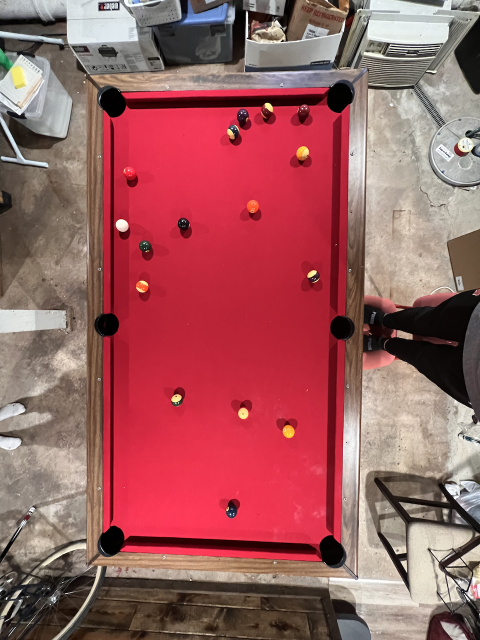
#> input picture images/IMG_2737.png, 960 x 1280 px (shown at 1/2 size); the run also reads 1 picture not shown here
$ jupyter execute --allow-errors ball_detect.ipynb   (older library calls are emulated)
#> lines starting #> are read from the running program, lines starting #| are printed output that depends on the picture; after the words box and inside, x2 and y2 are one past the last pixel; in counts of white or black regions, pixels touching at a corner belong together
[cell 1]
import cv2
import matplotlib.pyplot as plt
import numpy as np
import math, statistics
import scipy.sparse.linalg as sla
DEBUG = "CIRCLES"

[cell 2]
class Ball:
    def __init__(self, team, label, loc):
        self.team = team
        self.label = label
        self.loc = loc

# Homography

[cell 3]
# [29 lines left out: functions compute_homography, apply_homography, not called in this run]

## Threshold by color and mask

[cell 4]
# order is blue, green, red
def mask_table(color_img):
    pixels = []
    for i in color_img:
        for j in i:
            pixels.append(j)
    pixels = np.array(pixels)
    bins = [0,100,150,255]
    hist, bins = np.histogramdd(pixels, bins=(bins, bins, bins))

    # find the highest histogram bin
    max_r, max_g, max_b, max_val = 0, 0, 0, 0
    for r in range(hist.shape[0]):
        for g in range(hist.shape[1]):
            for b in range(hist.shape[2]):
                if hist[r][g][b] > max_val:
                    max_val = hist[r][g][b]
                    (max_r, max_g, max_b) = r, g, b
    bins = bins[0]
    lower = np.array([bins[max_r], bins[max_g], bins[max_b]])
    upper = np.array([bins[max_r + 1], bins[max_g + 1], bins[max_b + 1]])
    # just get the pixels in the highest histogram bin
    mask = cv2.inRange(color_img, lower, upper)
    # fill in the holes
    kernel = np.ones((7, 7),np.uint8)
    dilation = cv2.dilate(mask, kernel, iterations=10)
    # dilation is grayscale, lets convert it to have three channels
    rgb_dilation = np.uint8(np.zeros((dilation.shape[0], dilation.shape[1], 3)))
    for i in range(rgb_dilation.shape[0]):
        for j in range(rgb_dilation.shape[1]):
            rgb_dilation[i][j][:] = dilation[i][j]

    res = cv2.bitwise_and(color_img, rgb_dilation)
    res = cv2.cvtColor(res, cv2.COLOR_BGR2RGB)
    if DEBUG == "MASK" or DEBUG == "ALL":
        plt.imshow(res)
        plt.show()
    return res

# Get corners of table

[cell 5]
def blur_img(img, iters):
    blurred = img.copy()
    kernelsize = (5,5)
    for i in range(iters):
        blurred = cv2.GaussianBlur(blurred, kernelsize, sigmaX=0, sigmaY=0)
    return blurred

def find_clusters(circles, num_clusters, dist_threshold, img, bounds=[]):
    if len(bounds) != 0:
        bounds = np.array(bounds)
        min_x = min(bounds[:,0])
        min_y = min(bounds[:,1])
        max_x = max(bounds[:,0])
        max_y = max(bounds[:,1])
    clusters = []
    for i in circles[0,:]:
        in_bounds = False
        if len(bounds) == 0:
            in_bounds = True
        # this padding of 12 pixels is so that the side pockets don't get included
        elif len(bounds) > 0 and min_x + 12 <= i[0] <= max_x -12 and min_y + 12 <= i[1] <= max_y - 12:
            in_bounds = True
        if in_bounds:
            found_cluster = False
            for cluster in clusters:
                for circ in cluster:
                    if math.dist((circ[0], circ[1]), (i[0], i[1])) < dist_threshold:
                        cluster.append(i)
                        found_cluster = True
                    if found_cluster: break
                if found_cluster: break
            if not found_cluster:
                clusters.append([i])
    if len(clusters) < num_clusters:
        raise "not enough clusters found"

    # find the n biggest clusters, these are (hopefully) our corner pockets
    clusters.sort(reverse=True, key=len)
    cluster_centers = []
    out_img = img.copy()
    for cluster in clusters[0:num_clusters]:
        xes = []
        yes = []
        radii = []
        for i in cluster:
            xes.append(i[0])
            yes.append(i[1])
            radii.append(i[2])
            cv2.circle(out_img,(i[0],i[1]),i[2],(255,0,255),2) # draw the outer circle
            cv2.circle(out_img,(i[0],i[1]),2,(0,255,0),3) # draw the center of the circle
        cluster_centers.append((statistics.mean(xes), statistics.mean(yes), statistics.mean(radii)))
    plt.imshow(out_img)
    plt.show()
    cv2.imwrite("clusters.png", out_img)
    return cluster_centers

def get_corners(masked_img):
    msk_img = masked_img.copy()
    img_blur = blur_img(msk_img, 9)
    gray_blur = cv2.cvtColor(img_blur, cv2.COLOR_RGB2GRAY)
    h_circles = cv2.HoughCircles(gray_blur, cv2.HOUGH_GRADIENT, param1=120, param2=12, dp=1, minRadius=25, maxRadius=30, minDist=1)
    h_circles = np.uint16(np.around(h_circles))
    for i in h_circles[0,:]:
        cv2.circle(msk_img,(i[0],i[1]),i[2],(0,255,0),2) # draw the outer circle
        cv2.circle(msk_img,(i[0],i[1]),2,(0,0,255),3) # draw the center of the circle
    plt.imshow(msk_img)
    plt.title('hough circle transform')
    plt.show()

    # construct clusters of the hough circles
    cluster_centers = find_clusters(h_circles, 4, 15, msk_img)
    corners_img = masked_img.copy()
    for c in cluster_centers:
        cv2.circle(corners_img,(c[0],c[1]),4,(255,0,255),5)
    plt.imshow(corners_img)
    plt.title('the centroid of the cluster')
    plt.show()
    cv2.imwrite('table_corners.png', corners_img)
    return cluster_centers

## Hough Circles

[cell 6]
def hough_circles(full_img, masked_image, bounds):
    cimg = full_img.copy()

    if len(masked_image.shape) > 2:
        gray = cv2.cvtColor(masked_image, cv2.COLOR_RGB2GRAY)
    else:
        gray = masked_image
    plt.imshow(gray)
    plt.title('circle input')
    plt.show()
    alt = False
    canny = cv2.Canny(gray, 50, 100)
    plt.imshow(canny)
    plt.title('canny')
    plt.show()
    if alt:
        h_circles = cv2.HoughCircles(gray, cv2.HOUGH_GRADIENT_ALT, param1=300, param2=0.5, dp=1, minRadius=14, maxRadius=16, minDist=1)
    else:
        h_circles = cv2.HoughCircles(gray, cv2.HOUGH_GRADIENT, param1=80, param2=8, dp=1, minRadius=12, maxRadius=15, minDist=1)
    if h_circles is None:
        print("no circles found")
        return []
    h_circles = np.uint16(np.around(h_circles))

    k = 0
    for i in h_circles[0,:]:
        # draw the outer circle
        cv2.circle(cimg,(i[0],i[1]),i[2],(0,255,0),2)
        # draw the center of the circle
        cv2.circle(cimg,(i[0],i[1]),2,(0,0,255),3)
        cv2.putText(cimg, f'{k}', (i[0],i[1]), cv2.FONT_HERSHEY_PLAIN, 3, (255,255,255), 1)
        k+=1

    if DEBUG == "CIRCLES" or DEBUG == "ALL":
        plt.title("Hough Circles")
        plt.imshow(cv2.cvtColor(cimg, cv2.COLOR_BGR2RGB))
        cv2.imwrite("circles.png", cimg)

    cluster_centers = find_clusters(h_circles, 16, 15, cimg, bounds=bounds)
    ball_centers_img = full_img.copy()
    for c in cluster_centers:
        cv2.circle(ball_centers_img,(c[0],c[1]),4,(255,0,255),5)
        cv2.circle(ball_centers_img, (c[0],c[1]),2*c[2],(0,255,0),1)
    plt.imshow(ball_centers_img)
    plt.title('the centroids of the cluster')
    plt.show()
    cv2.imwrite('ball_centers.png', ball_centers_img)
    return cluster_centers

## Assume we have correct circles

[cell 7]
def label_balls(color_img, hough_circs):
    ## get the pixel values of all the circles
    balls = []
    num_solids = 0
    num_stripes = 0
    if len(hough_circs) == 0:
        return balls
    for circle in hough_circs:
        rad = circle[2]
        center_x = circle[1]
        center_y = circle[0]
        # iterate over the box containing the circle, and extend it a bit since our circles arent perfect
        pixels = []
        for i in range(4*rad):
            for j in range(4*rad):
                tmp_x = round(center_x - 2*rad + i)
                tmp_y = round(center_y - 2*rad + j)
                # check that the point is actually in the circle
                if np.power(tmp_x - center_x, 2) + np.power(tmp_y - center_y, 2) < np.power(rad, 2):
                    pix = color_img[tmp_x][tmp_y]
                    pixels.append(pix)
        pixels = np.array(pixels)
        hist, bins = np.histogramdd(pixels, bins=(3, 3, 3), density=False)
        if hist[0,0,0] > 375: # eight ball
            balls.append(Ball(team=None, label="eight", loc=(center_y, center_x)))
        elif hist[2,2,2] > 300: # cue ball
            balls.append(Ball(team=None, label="cue", loc=(center_y, center_x)))
        elif hist[0,0,0] > 310 or np.sum(hist[1]) > 300: # solids
            balls.append(Ball(team="solids", label=str(num_solids), loc=(center_y, center_x)))
            num_solids += 1
        elif hist[2,2,2] > 10: # stripes
            balls.append(Ball(team="stripes", label=str(num_stripes), loc=(center_y, center_x)))
            num_stripes += 1
        elif np.sum(hist) - hist[0,0,0] - hist[2,2,2] > 200:
            balls.append(Ball(team="solids", label=str(num_solids), loc=(center_y, center_x)))
            num_solids += 1
        else:
            balls.append(Ball(team=None, label="unlabeled", loc=(center_y, center_x)))

    labeled_balls = color_img.copy()
    for b in balls:
        if b.team == 'solids': col = (0,255,0)
        if b.team == 'stripes': col = (255,0,255)
        if b.team is None: col = (255, 150, 0)
        cv2.putText(labeled_balls, b.team if b.team else b.label, (b.loc[0],b.loc[1]), cv2.FONT_HERSHEY_PLAIN, 2, col, 2)
        cv2.circle(labeled_balls,(b.loc[0],b.loc[1]),3,col,3)

    if DEBUG == "LABELS" or DEBUG == "ALL":
        plt.imshow(cv2.cvtColor(labeled_balls, cv2.COLOR_BGR2RGB))
    cv2.imwrite("labels.png", labeled_balls)
    return balls

[cell 8]
def scharr(img):
    scharr_X = cv2.Scharr(img, cv2.CV_64F, 1, 0)
    scharr_X_abs = np.uint8(np.absolute(scharr_X))
    scharr_Y = cv2.Scharr(img, cv2.CV_64F, 0, 1)
    scharr_Y_abs = np.uint8(np.absolute(scharr_Y))
    scharr_XY_combined = cv2.bitwise_or(scharr_Y_abs,scharr_X_abs)
    return scharr_XY_combined

[cell 9]
image_path = "./images/IMG_2737.png"
color = cv2.imread(image_path,1)
#> color is the input picture: shape (1280, 960, 3); mean B, G, R 95.6, 93.8, 157.1
masked_img = mask_table(color)
#> after the loop in mask_table, `for i in color_img:`: pixels = 1228800 items
#> in mask_table, `hist, bins = np.histogramdd(pixels, bins=(bins, bins, bins))`: bins = [[0, 100, 150, 255], [0, 100, 150, 255], [0, 100, 150, 255]]
#> after the loop in mask_table, `for r in range(hist.shape[0]):`: max_b = 2; max_g = 0; max_val = 393331
#> in mask_table, `bins = bins[0]`: bins = [0, 100, 150, 255]
#> in mask_table, `lower = np.array([bins[max_r], bins[max_g], bins[max_b]])`: lower = [0, 0, 150]
#> in mask_table, `upper = np.array([bins[max_r + 1], bins[max_g + 1], bins[max_b + 1]])`: upper = [100, 100, 255]
#> in mask_table, `mask = cv2.inRange(color_img, lower, upper)`:
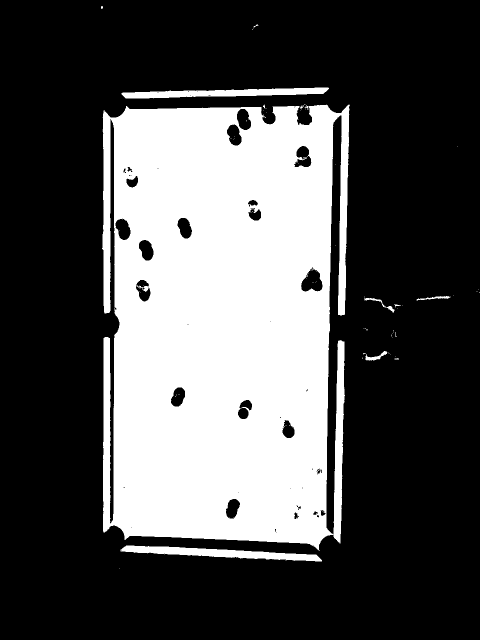
#> mask: shape (1280, 960) (shown at 1/2 size); 32% white; 79 white regions (68 under 20 px), largest, box (x1, y1, x2, y2) and area: (204, 209, 700, 1102) 381675, (241, 1091, 644, 1123) 5578, (243, 175, 658, 197) 5199
#> in mask_table, `dilation = cv2.dilate(mask, kernel, iterations=10)`:
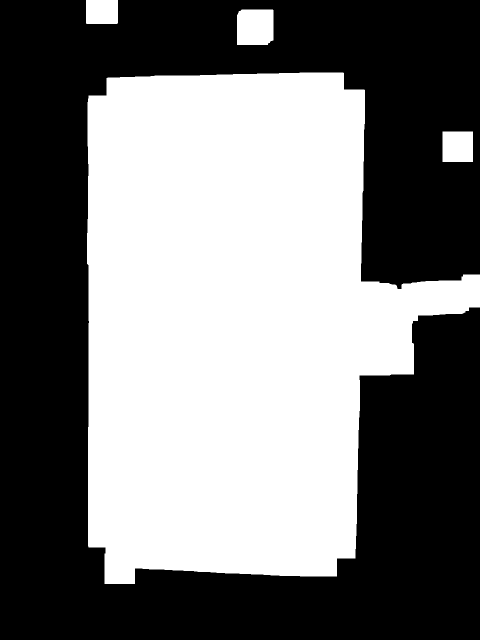
#> dilation: shape (1280, 960) (shown at 1/2 size); 47.2% white; 4 white regions, box (x1, y1, x2, y2) and area: (174, 145, 960, 1168) 567836, (474, 19, 547, 90) 5068, (885, 263, 946, 324) 3721, (172, 0, 236, 48) 3069
corners = get_corners(masked_img=masked_img)
#> after the loop in blur_img, `for i in range(iters):`:
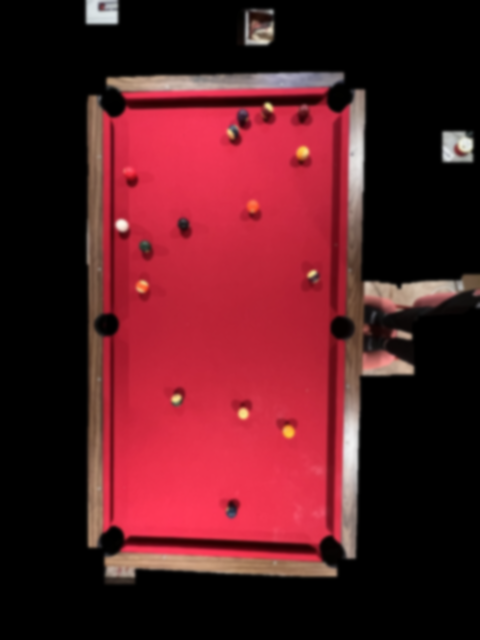
#> blurred: shape (1280, 960, 3) (shown at 1/2 size); mean R, G, B 85.4, 27, 33.4
#> in get_corners, `gray_blur = cv2.cvtColor(img_blur, cv2.COLOR_RGB2GRAY)`:
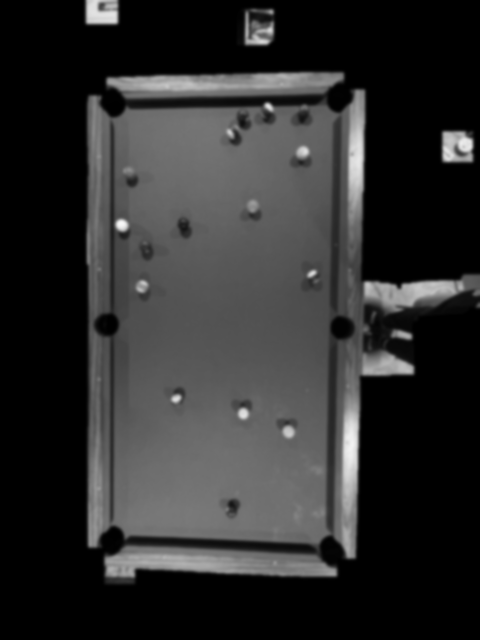
#> gray_blur: shape (1280, 960) (shown at 1/2 size); min 0, max 248, mean 45.2
#> in get_corners, `h_circles = cv2.HoughCircles(gray_blur, cv2.HOUGH_GRADIENT, param1=120..`: h_circles = 24 rows, first 8: [225.5, 208.5, 26], [680.5, 195.5, 29.4], [220.5, 1079.5, 29.4], [224.5, 207.5, 27], [222.5, 206.5, 29.4], [679.5, 197.5, 28], [664.5, 1096.5, 26.8], [223.5, 1083.5, 26.1]
#> in get_corners, `h_circles = np.uint16(np.around(h_circles))`: h_circles = 24 rows, first 8: [226, 208, 26], [680, 196, 29], [220, 1080, 29], [224, 208, 27], [222, 206, 29], [680, 198, 28], [664, 1096, 27], [224, 1084, 26]
#> the loop in get_corners, `for i in h_circles[0,:]:` made 24 passes
#> after the loop in get_corners, `for i in h_circles[0,:]:`:
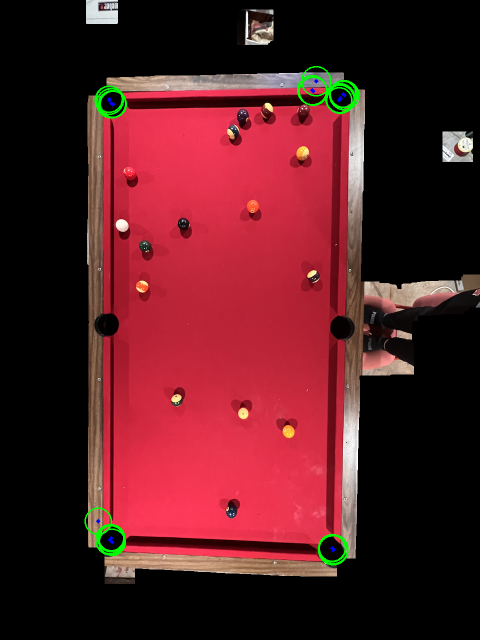
#> msk_img: shape (1280, 960, 3) (shown at 1/2 size); mean R, G, B 84.9, 28.3, 33.2
#> the loop in find_clusters, `for i in circles[0,:]:` made 24 passes
#> after the loop in find_clusters, `for i in circles[0,:]:`: cluster = [[624, 180, 29], [626, 182, 28]]; clusters = 7 items
#> the loop in find_clusters, `for cluster in clusters[0:num_clusters]:` made 4 passes
#> after the loop in find_clusters, `for cluster in clusters[0:num_clusters]:`:
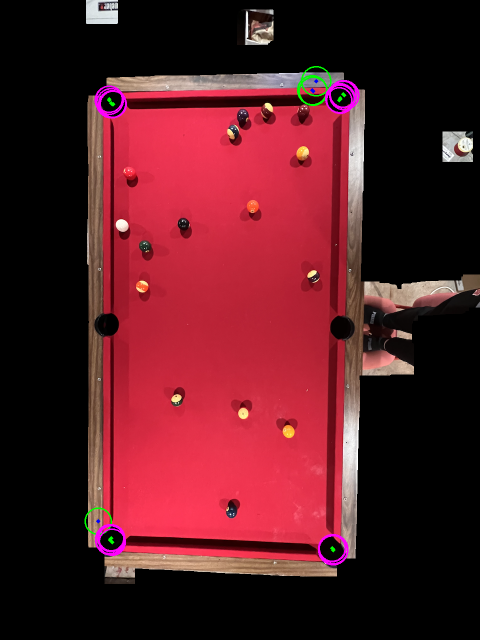
#> out_img: shape (1280, 960, 3) (shown at 1/2 size); 0.55% of pixels changed, all inside (x1, y1, x2, y2) = (189, 160, 719, 1131)
#> after the loop in find_clusters, `for cluster in clusters[0:num_clusters]:`: cluster_centers = [(683, 193, 27), (221, 204, 27), (221, 1078, 27), (665, 1097, 27)]
#> the loop in get_corners, `for c in cluster_centers:` made 4 passes
#> after the loop in get_corners, `for c in cluster_centers:`:
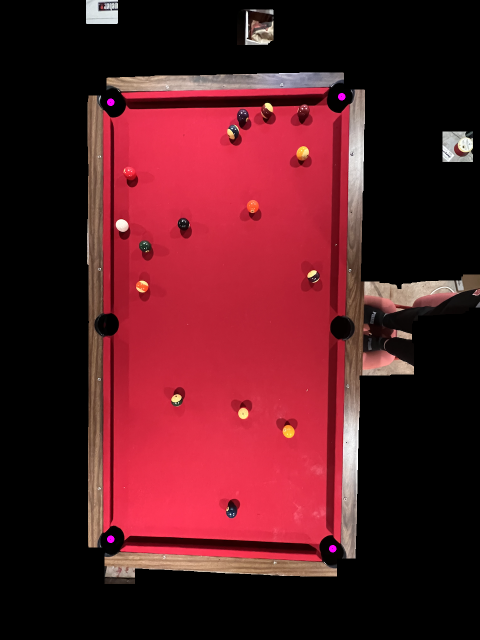
#> corners_img: shape (1280, 960, 3) (shown at 1/2 size); mean R, G, B 85.6, 27, 33.6
#> corners has the same summary as cluster_centers in find_clusters
blurred_img = blur_img(masked_img, iters=9)
sch = scharr(blurred_img)
#> in scharr, `scharr_Y = cv2.Scharr(img, cv2.CV_64F, 0, 1)`:
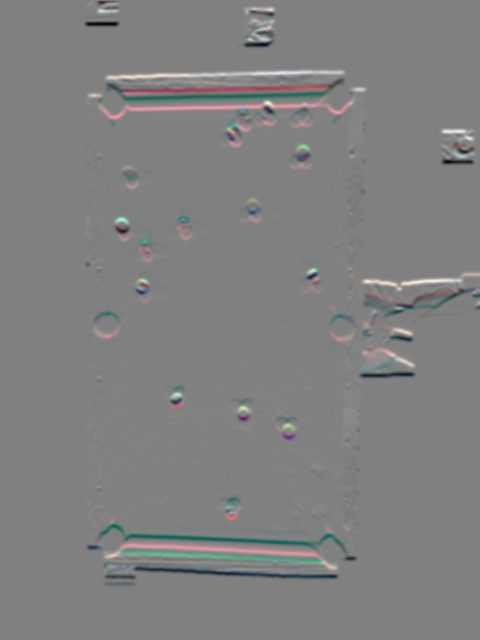
#> scharr_Y: shape (1280, 960, 3) float64 (shown at 1/2 size); mean R, G, B -0.3, -0.3, -0.3; drawn with min black and max white
#> in scharr, `scharr_Y_abs = np.uint8(np.absolute(scharr_Y))`:
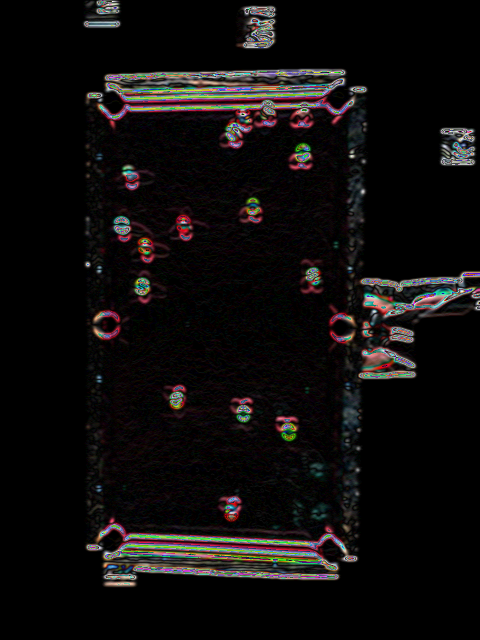
#> scharr_Y_abs: shape (1280, 960, 3) (shown at 1/2 size); mean R, G, B 15.2, 12.9, 12.6
circles = hough_circles(color, sch, bounds=corners)
#> in hough_circles, `gray = cv2.cvtColor(masked_image, cv2.COLOR_RGB2GRAY)`:
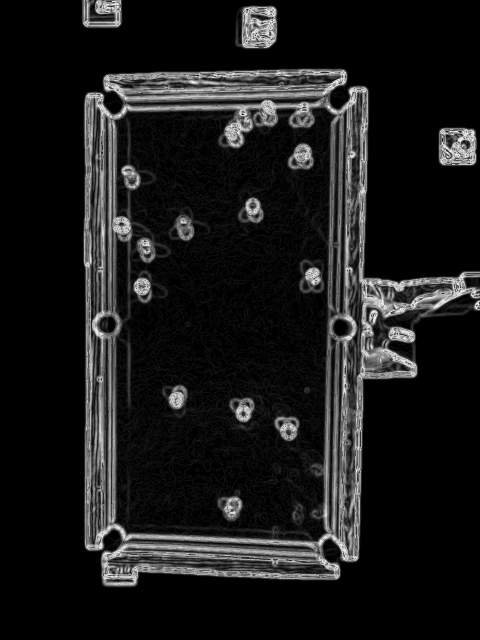
#> gray: shape (1280, 960) (shown at 1/2 size); min 0, max 255, mean 25.6
#> in hough_circles, `h_circles = cv2.HoughCircles(gray, cv2.HOUGH_GRADIENT, param1=80, para..`: h_circles = 1361 rows, first 8: [574.5, 863.5, 14.4], [534.5, 213.5, 14.4], [608.5, 303.5, 14.4], [265.5, 362.5, 14.4], [272.5, 1104.5, 14.4], [282.5, 571.5, 14.4], [468.5, 280.5, 14.4], [364.5, 444.5, 14.4]
#> (the rest of the program and of its run is left out)
